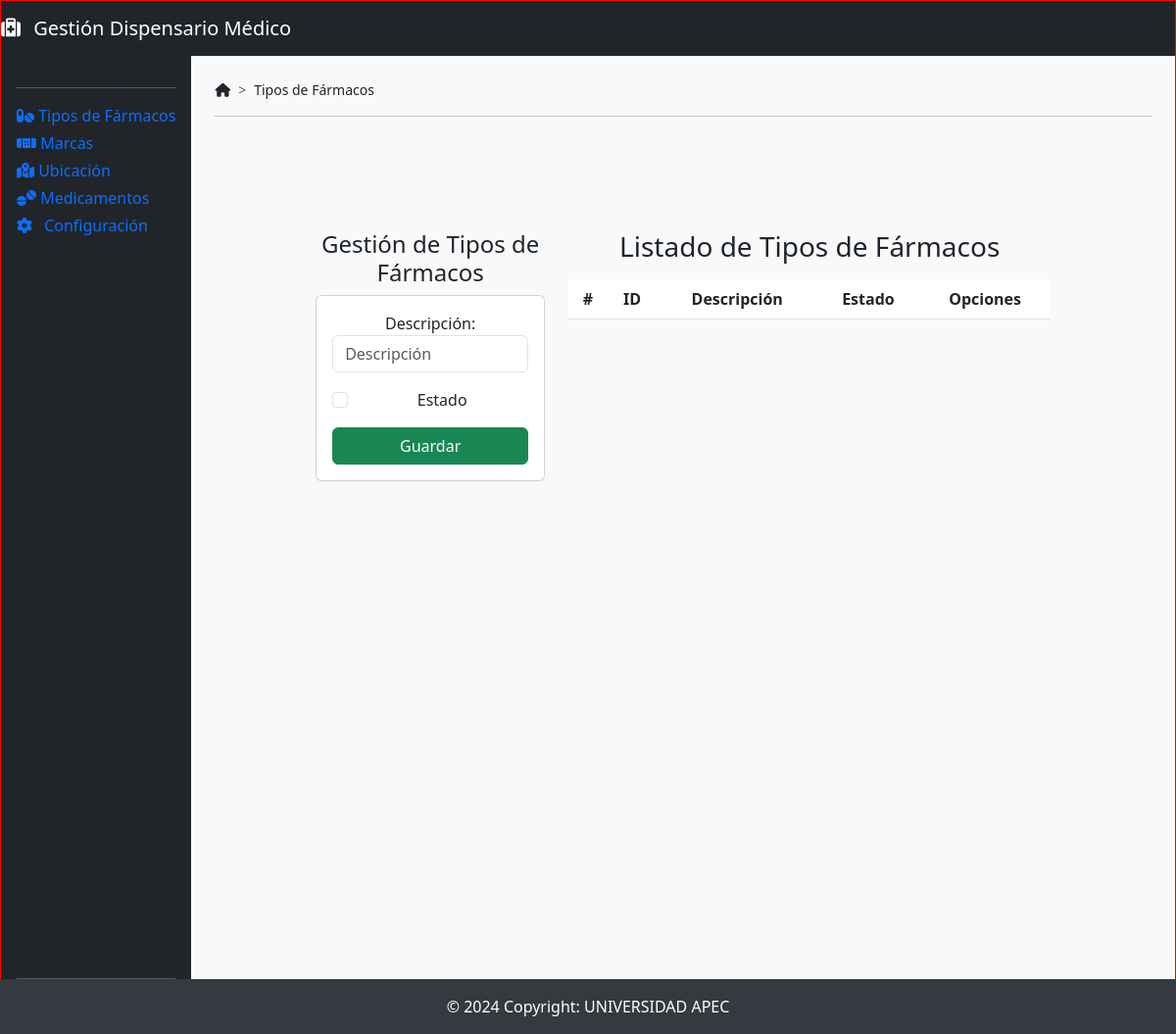
Before: /principalTipoFarmaco with the older database file.
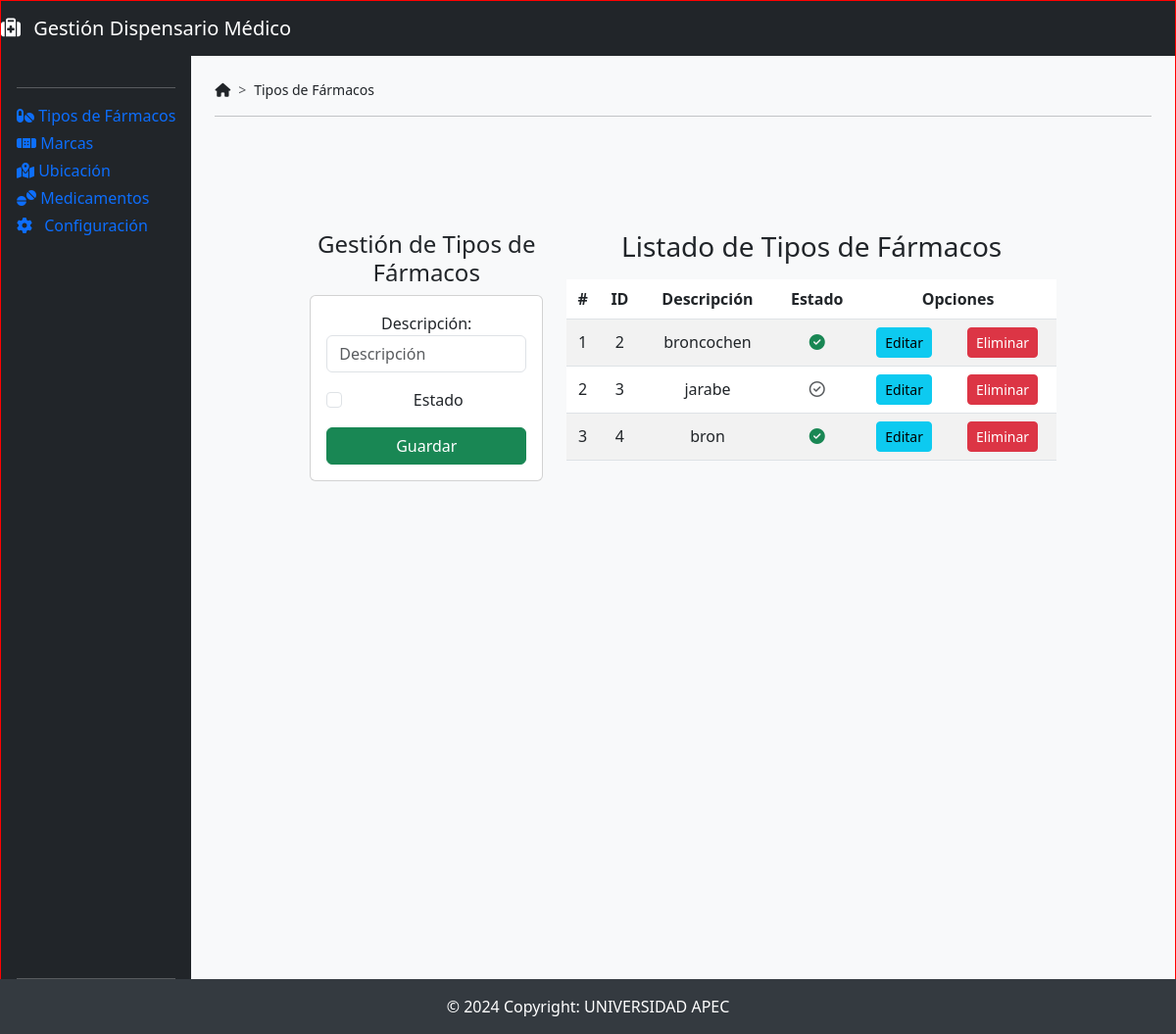
After: the same page with the newer database file.
### DispensarioMedico/models.py (models this page shows)
class Tipofarmacos(models.Model):
    idtipofarmaco = models.AutoField(db_column='idTipoFarmaco', primary_key=True)  # Field name made lowercase.
    descripcion = models.TextField(db_column='Descripcion', blank=True, null=True)  # Field name made lowercase.
    estado = models.TextField(db_column='Estado', blank=True, null=True)  # Field name made lowercase. This field type is a guess.
    def __str__(self):
        texto = "{0} "
        return texto.format(self.idtipofarmaco)
    class Meta:
        managed = False
        db_table = 'TipoFarmacos'

### DispensarioMedico/views.py (the view)
# urls.py: path('principalTipoFarmaco', views.principalTipoFarmaco, name='principalTipoFarmaco'),
def principalTipoFarmaco(request):
    listadoTipoFarmacos = Tipofarmacos.objects.all()
    print(listadoTipoFarmacos)
    return render(request, 'principalTipoFarmaco.html', {'tipoFarmacos': listadoTipoFarmacos})

### DispensarioMedico/templates/principalTipoFarmaco.html (shortened to what this page needs)
{% extends "./base.html" %}
{% block navegacion %}Tipos de Fármacos{% endblock %}
{% block body %}
    <div class="row">
        <div class="col-sm-12 col-md-6 col-lg-4 col-xl-4 mb-4">
            <h4>Gestión de Tipos de Fármacos</h4>
            <div class="card">
                <div class="card-body">
                    <form action="/registrarTipoFarmaco/" method="post">{% csrf_token %}
                        <div class="form-group mb-3">
                            <label for="txtDescripcionTipoFarmaco">Descripción:</label>
                            <input type="text"
                                   name="txtDescripcionTipoFarmaco"
                                   id="txtDescripcionTipoFarmaco"
                                   class="form-control"
                                   placeholder="Descripción"
                                   minlength="1"
                                   maxlength="500"
                                   required>
                        </div>
                        <div class="form-check mb-3">
                            <input class="form-check-input"
                                   type="checkbox"
                                   name="txtEstadoTipoFarmaco"
                                   id="txtEstadoTipoFarmaco"
                                   required>
                            <label class="form-check-label" for="txtEstadoTipoFarmaco">Estado</label>
                        </div>
                        <div class="d-grid">
                            <button type="submit" class="btn btn-success text-white">Guardar</button>
                        </div>
                    </form>
                </div>
            </div>
        </div>
        <div class="col-sm-12 col-md-6 col-lg-8 col-xl-8">
            <h3>Listado de Tipos de Fármacos</h3>
            <div class="table-responsive py-2">
                <table class="table table-striped">
                    <thead>
                        <tr>
                            <th>#</th>
                            <th>ID</th>
                            <th>Descripción</th>
                            <th>Estado</th>
                            <th colspan="2">Opciones</th>
                        </tr>
                    </thead>
                    <tbody>
                        {% for tipofarmaco in tipoFarmacos %}
                            <tr>
                                <td>{{ forloop.counter }}</td>
                                <td>{{ tipofarmaco.idtipofarmaco }}</td>
                                <td>{{ tipofarmaco.descripcion }}</td>
                                <td>
                                    {% if tipofarmaco.estado == 1 %}
                                        <i class="fa-solid fa-circle-check text-success"></i>
                                    {% else %}
                                        <i class="fa-regular fa-circle-check text-muted"></i>
                                    {% endif %}
                                </td>
                                <td><a href="edicionTipoFarmaco/{{ tipofarmaco.idtipofarmaco }}" class="btn btn-info btn-sm">Editar</a></td>
                                <td><a href="eliminarTipoFarmaco/{{ tipofarmaco.idtipofarmaco }}" class="btn btn-danger btn-sm btnEliminacion">Eliminar</a></td>
                            </tr>
                        {% endfor %}
                    </tbody>
                </table>
            </div>
        </div>
    </div>
{% endblock %}

Changed rows visible on the page:
added Tipofarmacos: idtipofarmaco "2", descripcion "broncochen", Estado 1 (drawn)
added Tipofarmacos: idtipofarmaco "3", descripcion "jarabe", Estado 0 (drawn)
added Tipofarmacos: idtipofarmaco "4", descripcion "bron", Estado 1 (drawn)
